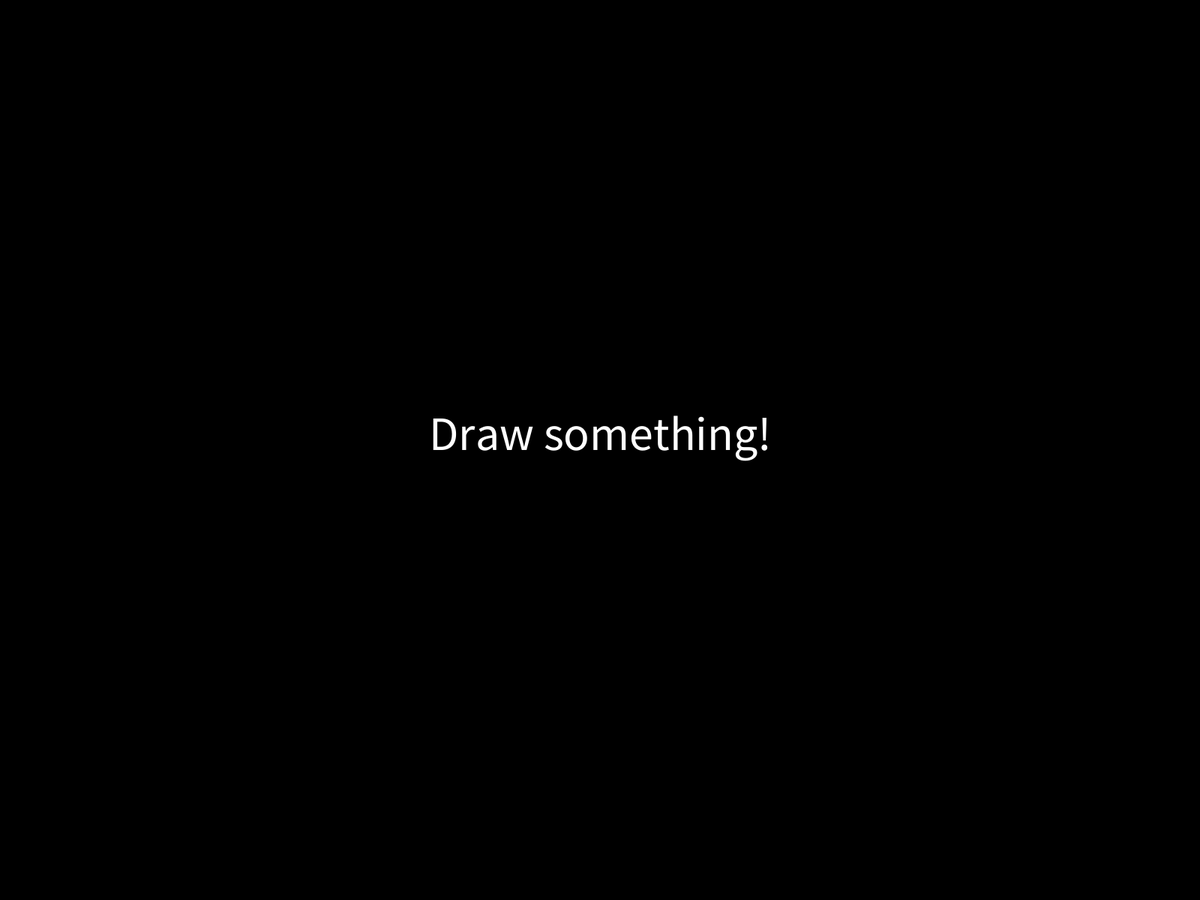
Frame 1 (no input)
Frame 60 (the mouse pressed at the canvas centre just before this capture): identical to frame 1, image omitted
Frame 120 (the mouse held since frame 60 and released just before this capture): blank canvas, image omitted

The Processing sketch that drew this single still picture (run headless with seeded random() and noise(); from frame 60 on, the mouse is pressed at the canvas centre):

// Processing sketch: Drawing_Fourier_Transform
// ── Drawing_Fourier_Transform.pde
final int USER = 0;
final int FOURIER = 1;

ArrayList<Complex> c;
ArrayList<FloatList> fourierX;
ArrayList<PVector> path;
ArrayList<PVector> drawing;

float time = 0;
int state = -1;

void setup() {
  fullScreen();
  background(0);
  fill(255);
  textAlign(CENTER);
  textSize(64);
  text("Draw something!", width / 2, height / 2);
}

void draw() {
  if (state == USER) { // User drawing mode
    background(0);
    drawing.add(new PVector(mouseX - width / 2, mouseY - height / 2));
    
    // Draw line after the user
    stroke(255);
    noFill();
    beginShape();
    for (PVector d : drawing) {
      vertex(d.x + width / 2, d.y + height / 2);
    }
    endShape();
  } else if (state == FOURIER) { // Fourier transform
    background(0);
    final PVector v = epicycles(width / 2, height / 2, 0, fourierX);
    path.add(v);
    
    beginShape();
    noFill();
    strokeWeight(2);
    stroke(255, 0, 255);
    for (PVector point : path) {
      vertex(point.x, point.y);
    }
    endShape();

    final float dt = TWO_PI / fourierX.size();
    time += dt;

    if (time > TWO_PI) {
      time = 0;
      path = new ArrayList<PVector>();
    }
  }
}

void mousePressed() { // New drawing, reset everything
  state = USER;
  drawing = new ArrayList<PVector>();
  c = new ArrayList<Complex>();
  path = new ArrayList<PVector>();
  time = 0;
}

void mouseReleased() { // Drawing finished, start showing
  state = FOURIER;
  for (PVector point : drawing) {
    c.add(new Complex(point.x, point.y));
  }
  fourierX = dft(c);
}

PVector epicycles(float x, float y, float rotation, ArrayList<FloatList> fourier) {
  for (FloatList f : fourier) {
    final float prevx = x;
    final float prevy = y;
    final float radius = f.get(3);
    final float rads = f.get(2) * time + f.get(4) + rotation;
    
    x += radius * cos(rads);
    y += radius * sin(rads);

    stroke(255, 100);
    noFill();
    circle(prevx, prevy, radius * 2);
    stroke(255);
    line(prevx, prevy, x, y);
  }
  return new PVector(x, y);
}

// ── Complex.pde
class Complex {
  float re;
  float im;
  
  public Complex(float a, float b) {
    this.re = a;
    this.im = b;
  }
  
  public void add(Complex c) {
    this.re += c.re;
    this.im += c.im;
  }
  
  public Complex mult(Complex c) {
    final float re = this.re * c.re - this.im * c.im;
    final float im = this.re * c.im + this.im * c.re;
    return new Complex(re, im);
  }
}

// ── fourier.pde
public ArrayList dft(ArrayList<Complex> x) {
  ArrayList<FloatList> X = new ArrayList<FloatList>();
  final int N = x.size();
  
  for (int k = 0; k < N; k++) {
    Complex sum = new Complex(0, 0);
    
    for (int n = 0; n < N; n++) {
      final float phi = (TWO_PI * k * n) / N;
      final Complex c = new Complex(cos(phi), -sin(phi));
      sum.add(x.get(n).mult(c));
    }
    sum.re = sum.re / N;
    sum.im = sum.im / N;

    final int freq = k;
    final float amp = sqrt(sum.re * sum.re + sum.im * sum.im);
    final float phase = atan2(sum.im, sum.re);
    final FloatList temp = new FloatList(sum.re, sum.im, freq, amp, phase);
    X.add(temp);
  }
  return X;
}
